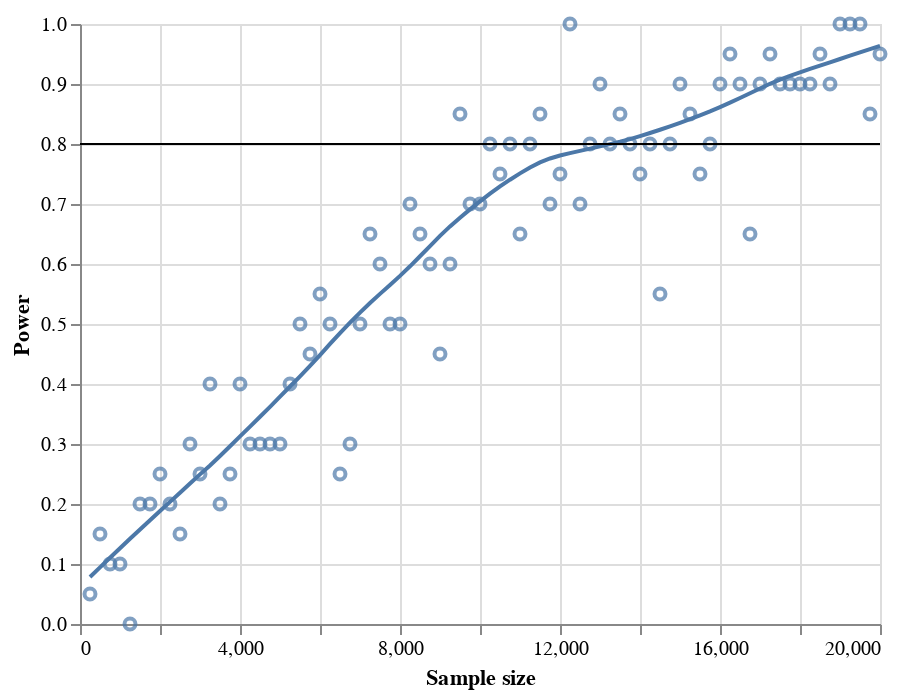

Notebook code cell kept with this figure:
### Code cell
power_dist = pd.DataFrame(power_dist, columns=["sample_size", "power"])

source = power_dist

tbase = alt.Chart().encode(
    x=alt.X("sample_size", axis=alt.Axis(title="Sample size")),
    y=alt.Y("power", axis=alt.Axis(title="Power")),
)

hline = (
    alt.Chart()
    .mark_rule()
    .encode(
        y=alt.Y("a:Q", axis=alt.Axis(title="")),
    )
)

alt.layer(
    tbase.mark_point(),
    tbase.transform_loess("sample_size", "power").mark_line(),
    hline,
    data=source,
).transform_calculate(a="0.8")

### Figure 1 — Vega-Lite specification as saved in the notebook (floating-point values rounded to 4 significant figures)
{"config": {"view": {"continuousWidth": 400, "continuousHeight": 300}}, "layer": [{"mark": "point", "encoding": {"x": {"type": "quantitative", "axis": {"title": "Sample size"}, "field": "sample_size"}, "y": {"type": "quantitative", "axis": {"title": "Power"}, "field": "power"}}}, {"mark": "line", "encoding": {"x": {"type": "quantitative", "axis": {"title": "Sample size"}, "field": "sample_size"}, "y": {"type": "quantitative", "axis": {"title": "Power"}, "field": "power"}}, "transform": [{"loess": "power", "on": "sample_size"}]}, {"mark": "rule", "encoding": {"y": {"type": "quantitative", "axis": {"title": ""}, "field": "a"}}}], "data": {"name": "data-c3aa33255124321a424368cea12edb47"}, "transform": [{"calculate": "0.8", "as": "a"}], "$schema": "https://vega.github.io/schema/vega-lite/v4.8.1.json", "datasets": {"data-c3aa33255124321a424368cea12edb47": [{"sample_size": 250.0, "power": 0.05}, {"sample_size": 500.0, "power": 0.15}, {"sample_size": 750.0, "power": 0.1}, {"sample_size": 1000.0, "power": 0.1}, {"sample_size": 1250.0, "power": 0.0}, {"sample_size": 1500.0, "power": 0.2}, {"sample_size": 1750.0, "power": 0.2}, {"sample_size": 2000.0, "power": 0.25}, {"sample_size": 2250.0, "power": 0.2}, {"sample_size": 2500.0, "power": 0.15}, {"sample_size": 2750.0, "power": 0.3}, {"sample_size": 3000.0, "power": 0.25}, {"sample_size": 3250.0, "power": 0.4}, {"sample_size": 3500.0, "power": 0.2}, {"sample_size": 3750.0, "power": 0.25}, {"sample_size": 4000.0, "power": 0.4}, {"sample_size": 4250.0, "power": 0.3}, {"sample_size": 4500.0, "power": 0.3}, {"sample_size": 4750.0, "power": 0.3}, {"sample_size": 5000.0, "power": 0.3}, {"sample_size": 5250.0, "power": 0.4}, {"sample_size": 5500.0, "power": 0.5}, {"sample_size": 5750.0, "power": 0.45}, {"sample_size": 6000.0, "power": 0.55}, {"sample_size": 6250.0, "power": 0.5}, {"sample_size": 6500.0, "power": 0.25}, {"sample_size": 6750.0, "power": 0.3}, {"sample_size": 7000.0, "power": 0.5}, {"sample_size": 7250.0, "power": 0.65}, {"sample_size": 7500.0, "power": 0.6}, {"sample_size": 7750.0, "power": 0.5}, {"sample_size": 8000.0, "power": 0.5}, {"sample_size": 8250.0, "power": 0.7}, {"sample_size": 8500.0, "power": 0.65}, {"sample_size": 8750.0, "power": 0.6}, {"sample_size": 9000.0, "power": 0.45}, {"sample_size": 9250.0, "power": 0.6}, {"sample_size": 9500.0, "power": 0.85}, {"sample_size": 9750.0, "power": 0.7}, {"sample_size": 10000.0, "power": 0.7}, {"sample_size": 10250.0, "power": 0.8}, {"sample_size": 10500.0, "power": 0.75}, {"sample_size": 10750.0, "power": 0.8}, {"sample_size": 11000.0, "power": 0.65}, {"sample_size": 11250.0, "power": 0.8}, {"sample_size": 11500.0, "power": 0.85}, {"sample_size": 11750.0, "power": 0.7}, {"sample_size": 12000.0, "power": 0.75}, {"sample_size": 12250.0, "power": 1.0}, {"sample_size": 12500.0, "power": 0.7}, {"sample_size": 12750.0, "power": 0.8}, {"sample_size": 13000.0, "power": 0.9}, {"sample_size": 13250.0, "power": 0.8}, {"sample_size": 13500.0, "power": 0.85}, {"sample_size": 13750.0, "power": 0.8}, {"sample_size": 14000.0, "power": 0.75}, {"sample_size": 14250.0, "power": 0.8}, {"sample_size": 14500.0, "power": 0.55}, {"sample_size": 14750.0, "power": 0.8}, {"sample_size": 15000.0, "power": 0.9}, {"sample_size": 15250.0, "power": 0.85}, {"sample_size": 15500.0, "power": 0.75}, {"sample_size": 15750.0, "power": 0.8}, {"sample_size": 16000.0, "power": 0.9}, {"sample_size": 16250.0, "power": 0.95}, {"sample_size": 16500.0, "power": 0.9}, {"sample_size": 16750.0, "power": 0.65}, {"sample_size": 17000.0, "power": 0.9}, {"sample_size": 17250.0, "power": 0.95}, {"sample_size": 17500.0, "power": 0.9}, {"sample_size": 17750.0, "power": 0.9}, {"sample_size": 18000.0, "power": 0.9}, {"sample_size": 18250.0, "power": 0.9}, {"sample_size": 18500.0, "power": 0.95}, {"sample_size": 18750.0, "power": 0.9}, {"sample_size": 19000.0, "power": 1.0}, {"sample_size": 19250.0, "power": 1.0}, {"sample_size": 19500.0, "power": 1.0}, {"sample_size": 19750.0, "power": 0.85}, {"sample_size": 20000.0, "power": 0.95}]}}
